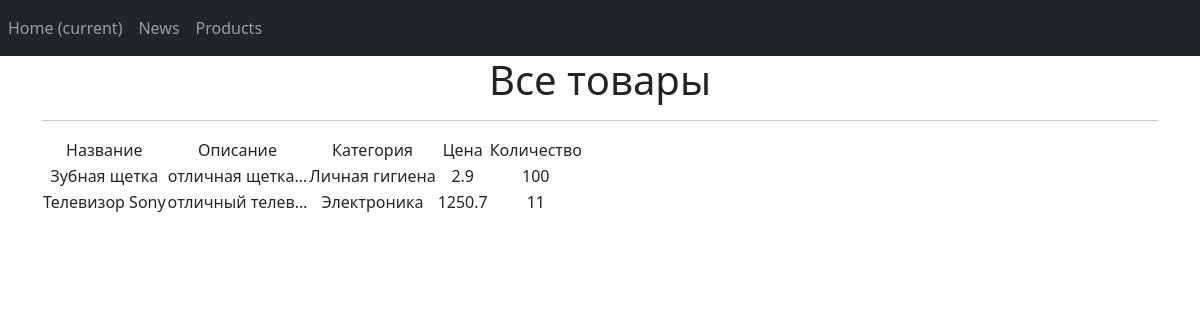
Screenshot of /products/ with the database file from the repository.
### magaz/models.py (models this page shows, shortened)
class Product(models.Model):
    name = models.CharField(
        max_length=50,
        unique=True, # названия товаров не должны повторяться
    )
    description = models.TextField()
    quantity = models.IntegerField(
        validators=[MinValueValidator(0)],
    )
    category = models.ForeignKey(
        to='Category',
        on_delete=models.CASCADE,
        related_name='products',
    )
    price = models.FloatField(
        validators=[MinValueValidator(0.0)],
    )

class Category(models.Model):
    name = models.CharField(max_length=100, unique=True)

### magaz/views.py (the view)
# urls.py: path('', ProductsList.as_view()),
class ProductsList(ListView):
    model = Product
    ordering = 'name'
    template_name = 'products.html'
    context_object_name = 'products'

### templates/products.html (shortened to what this page needs)
{% extends 'flatpages/base.html' %}
{% block content %}
   <h1>Все товары</h1>
   <hr>
   {% if products %}
       <table>
           <tr>
               <td>Название</td>
               <td>Описание</td>
               <td>Категория</td>
               <td>Цена</td>
               <td>Количество</td>
           </tr>
           {% for product in products %}
           <tr>
               <td>{{ product.name }}</td>
               <td>{{ product.description|truncatechars:15 }}</td>
               <td>{{ product.category.name }}</td>
               <td>{{ product.price }}</td>
               <td>{{ product.quantity }}</td>
           </tr>
           {% endfor %}
       </table>
   {% else %}
       <h2>Товаров нет!</h2>
   {% endif %}
{% endblock content %}

### templates/flatpages/base.html (shortened to what this page needs)
{% load static %}
<!DOCTYPE html>
<html lang="en">
    <head>
        <link href="{% static 'css/styles.css' %}" rel="stylesheet" />
    </head>
    <body>
<nav class="navbar navbar-expand-lg navbar-dark bg-dark static-top">
       <div class="collapse navbar-collapse" id="navbarResponsive">
           <ul class="navbar-nav ml-auto">
               <li class="nav-item active">
                   <a class="nav-link" href="/">Home
                       <span class="sr-only">(current)</span>
                   </a>
               </li>
               <li class="nav-item">
                   <a class="nav-link" href="/news/">News</a>
               </li>
               <li class="nav-item">
                   <a class="nav-link" href="/products/">Products</a>
               </li>
           </ul>
       </div>
</nav>
        <div class="container">
        <div class="row">
       <div class="col-lg-12 text-center">
           {% block content %}
           {% endblock content %}
       </div>
   </div>
</div>
    </body>
</html>

### rows the page displays
Product: name "Зубная щетка", description "отличная щетка…", category.name "Личная гигиена", price "2.9", quantity "100"
Product: name "Телевизор Sony", description "отличный телев…", category.name "Электроника", price "1250.7", quantity "11"
